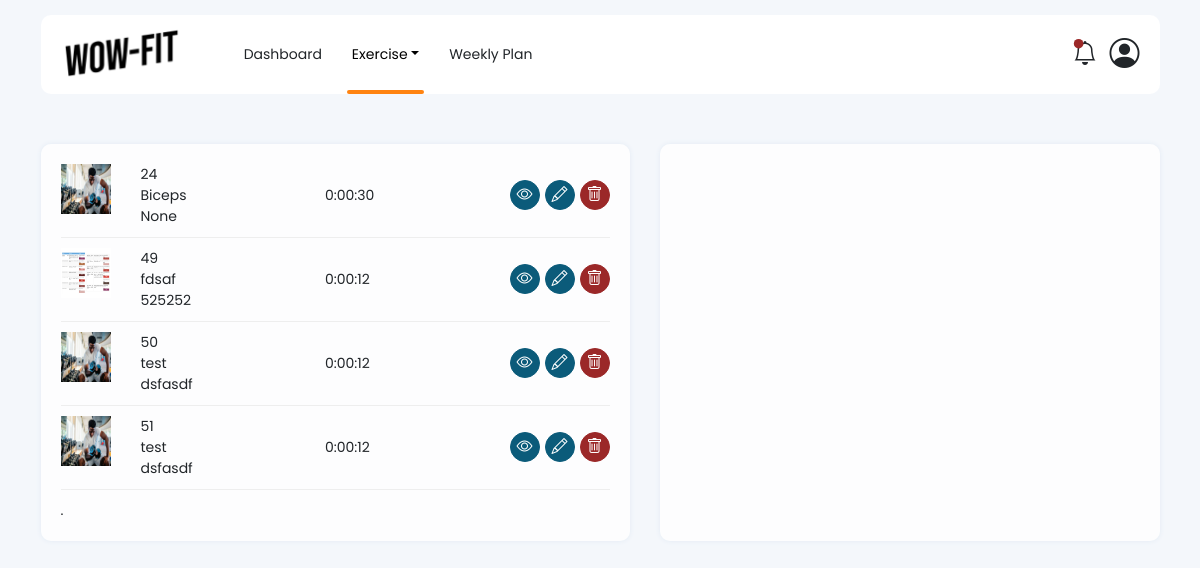
The app's page /exercise/, older data.
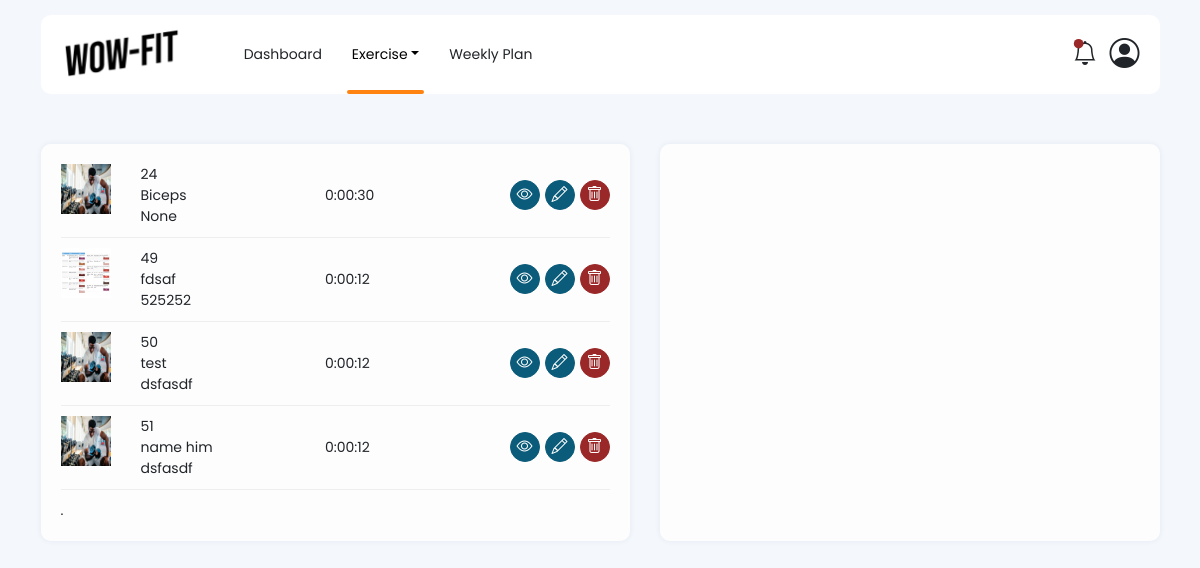
The same page, newer data.
### exercise/models.py (models this page shows, shortened)
class Exercise(models.Model):
    name = models.CharField(max_length=200)
    description = models.TextField(max_length=2000, null=True)
    duration = models.DurationField(null=True)
    steps = models.JSONField(null=True)
    image = models.ImageField(upload_to='images', null=True)

### exercise/views.py (the view)
# urls.py: path('', views.ExerciseView.as_view(), name='exercise'),
class ExerciseView(ListView):
    model = Exercise
    context_object_name = 'model'
    template_name = 'exercise.html'

### templates/exercise.html (shortened to what this page needs)
{% extends 'base.html' %}
{% load static %}
{% block contents %}
    <div class="container">
        {% include '_header.html' %}
        <div class="main">
            <div class="layout-2">
                <div id="exercise-list" class="box">
                    {% include '_exercise-list.html' %}.
                </div>
                <div class="box">
                </div>
            </div>
        </div>
    </div>
{% endblock %}

### templates/_exercise-list.html (shortened to what this page needs)
<div>
    {% if model %}
        <div class="list-grid-wrap">
            {% for item in model %}
                <div class="list-grid">
                    <div class="list-img"><img src="/media/{{ item.image }}" style="height: 50px; width: 50px"/></div>
                    <div>
                        {{ item.id }}
                        <div class="name">{{ item.name }}</div>
                        <div class="detail">{{ item.description }}</div>
                    </div>
                    <div class="v-center">{{ item.duration }}</div>
                    <div class="list-action">
                        <a href="/exercise/detail/{{ item.id }}" class="btn btn-primary btn-circle"><i class="bi
                        bi-eye"></i></a>
                        <a href="#" data-id="{{ item.id }}" data-name="{{ item.name }}" class="btn btn-primary
                        btn-circle" onclick="event.preventDefault(); editAction(this)"><i class="bi
                        bi-pencil"></i></a>
                        <button class="btn btn-danger btn-circle" onclick="deleteExercise({{ item.id }})"><i class="bi
                        bi-trash"></i></button>
                    </div>
                </div>
            {% endfor %}
        </div>
    {% endif %}
</div>

Row changes from the older to the newer data that the page shows:
changed Exercise id 51: name "test" → "name him"
